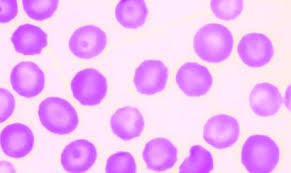
%> input picture MPOC_LAB10/images_01.jpg, 291 x 173 px
$ octave zad1.m   (GNU Octave 9; MATLAB toolbox functions it lacks are replaced by stand-ins)
%> lines starting %> are read from the running program, lines starting %| are printed output that depends on the picture; in (x1, y1, x2, y2) boxes, pixels count from 0 and x2, y2 are one past the last pixel; in counts of white or black regions, pixels touching at a corner belong together; the program's own positions count from 1
pkg load image;

img = imread('images_01.jpg');
%> img is the input picture: size 173x291x3 uint8; mean R, G, B 242.1, 190.1, 248.6

if size(img, 3) == 3
  img = rgb2gray(img);
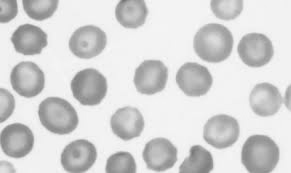
%> img: size 173x291 uint8; min 115, max 250, mean 212.3
end

level = graythresh(img);
%> level = 0.8
img_bin = img > level * 255;
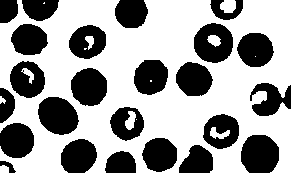
%> img_bin: size 173x291 logical; 61.7% white; 24 black regions, largest, box (x1, y1, x2, y2) and area: (241, 135, 279, 173) 1214, (38, 97, 79, 135) 1181, (194, 23, 233, 63) 1123

img_filled = imfill(img_bin, 'holes');
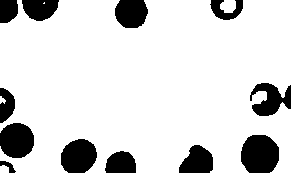
%> img_filled: size 173x291 logical; 84.5% white; 12 black regions, largest, box (x1, y1, x2, y2) and area: (241, 135, 279, 173) 1214, (61, 139, 97, 173) 977, (0, 123, 34, 158) 973
se = strel('rectangle', [3 3]);
img_smooth = imerode(img_filled, se);
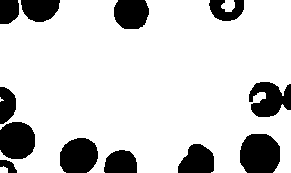
%> img_smooth: size 173x291 logical; 82% white; 12 black regions, largest, box (x1, y1, x2, y2) and area: (240, 134, 280, 173) 1347, (60, 138, 98, 173) 1102, (0, 122, 35, 159) 1100
img_smooth = imdilate(img_smooth, se);
%> img_smooth: size 173x291 logical; 84.5% white; 12 black regions, largest, box (x1, y1, x2, y2) and area: (241, 135, 279, 173) 1217, (61, 139, 97, 173) 979, (0, 123, 34, 158) 978

subplot(1,3,1); imshow(img); title("Orygynal");
subplot(1,3,2); imshow(img_filled); title("Po wypelnieniu dziur");
subplot(1,3,3); imshow(img_smooth); title("Po wygladzeniu brzegow");


% [21 lines of commented-out code are left out]

$ run again, with MPOC_LAB10/images_04.jpg copied over MPOC_LAB10/images_01.jpg
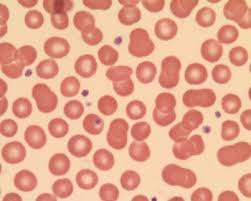
%> input picture MPOC_LAB10/images_04.jpg, 251 x 201 px
%> img is the input picture: size 201x251x3 uint8; mean R, G, B 229.5, 167.2, 141.5
%> `img = rgb2gray(img);`:
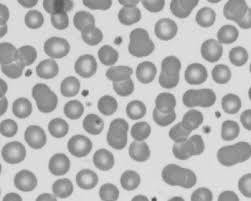
%> img: size 201x251 uint8; min 70, max 231, mean 182.9
%> level = 0.71
%> img_bin: size 201x251 logical; 52.4% white; 70 black regions (4 under 20 px), largest, box (x1, y1, x2, y2) and area: (169, 109, 205, 160) 1177, (98, 45, 134, 96) 955, (0, 42, 37, 79) 947
%> img_filled: size 201x251 logical; 86.3% white; 26 black regions (3 under 20 px), largest, box (x1, y1, x2, y2) and area: (0, 42, 37, 79) 947, (118, 0, 165, 26) 700, (43, 0, 74, 30) 629
%> `img_smooth = imdilate(img_smooth, se);`:
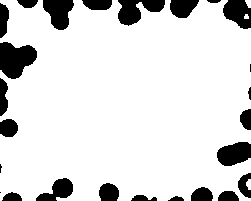
%> img_smooth: size 201x251 logical; 86.1% white; 25 black regions (3 under 20 px), largest, box (x1, y1, x2, y2) and area: (0, 42, 37, 79) 965, (118, 0, 165, 26) 710, (43, 0, 74, 30) 640
